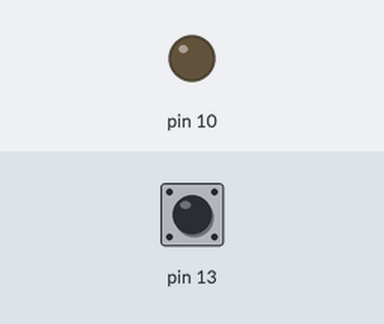
Bench run of a sketch on a simulated Arduino Uno, built with avr-gcc and run on an emulated ATmega328P. Shown: output pins drawn as LEDs (lit = HIGH). The inputs (shaded band) are chosen by the test bench; at power-on: pin 13 HIGH.

Above: at 1.2 s.
1.3 s: pin 13 pulled LOW for 0.15 s
At 2.4 s:
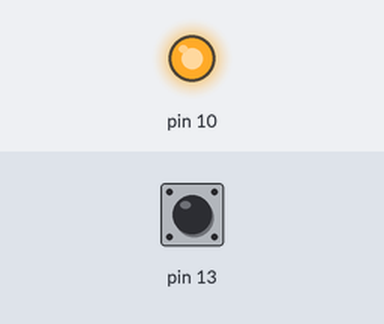
2.9 s: pin 13 pulled LOW for 1 s
At 3.6 s:
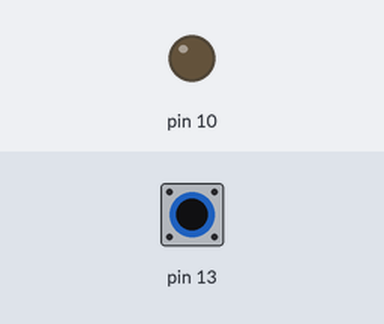
5.4 s: pin 13 pulled LOW for 3.2 s
At 6.7 s:
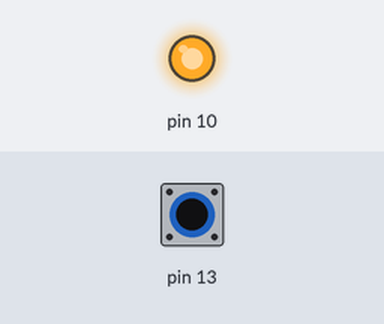
Timing chart, 0 to 8.4 s (numbered marks = the images above; inputs shaded):
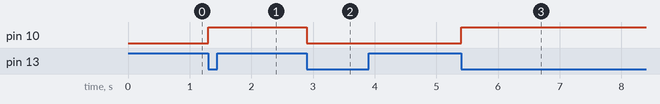

The sketch:

Practica7.ino
```cpp
/*
  Practica 7 --> LED por PUSH DOWN
*/
bool banant=true;
bool banact=false;
bool est=false;

void setup() {
  // put your setup code here, to run once:
  pinMode(10, OUTPUT);
  pinMode(13,INPUT_PULLUP);
}

void loop() {
  // put your main code here, to run repeatedly:
    int banact = digitalRead(13);

    if(banact==LOW && banant==HIGH){
      est=!est;
      digitalWrite(10,est);
    }

    banant=banact;
  delay(100);
}
```

Measured:
- after the input at 1.3 s, pin 10: LOW → HIGH at once
- after the input at 2.9 s, pin 10: HIGH → LOW at once
- after the input at 5.4 s, pin 10: LOW → HIGH at once
